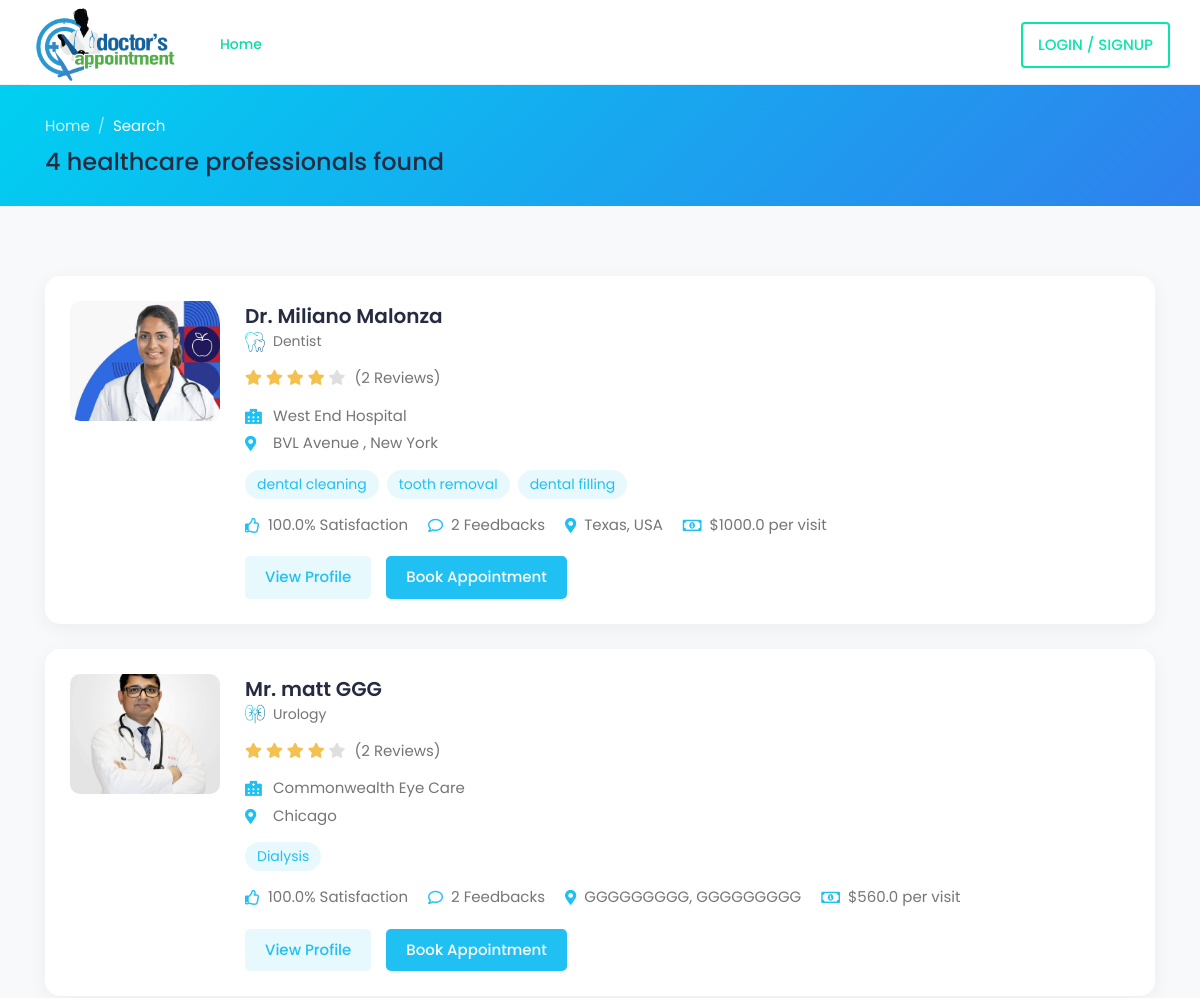
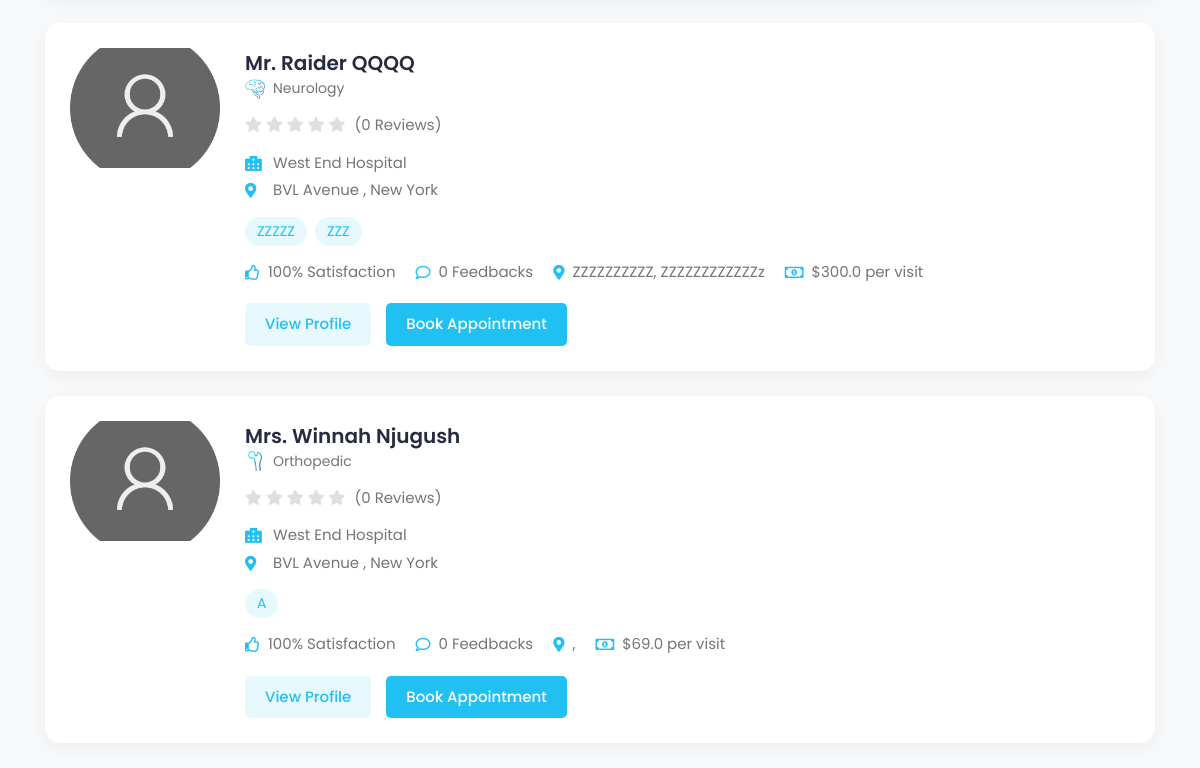
Screenshot of /all-doctors/ with the database file from the repository (2 pictures, top to bottom).
### appointments/models.py (models this page shows, shortened)
class Doctor(models.Model):
	user = models.OneToOneField(User, on_delete=models.CASCADE)
	image = models.ImageField('Profile Image', upload_to='Image/Doctors',
		max_length=500, default='dummy.png')
	first_name = models.CharField('First Name', max_length=50)
	second_name =  models.CharField('Second Name', max_length=50)
	title = models.CharField('Title', max_length=200, default='Dr.')
	phone_no = models.CharField('Phone Number', max_length=50)
	email = models.EmailField('Email', max_length=250)
	gender = models.CharField('Gender', max_length=10)
	d_o_b = models.DateField('Date of Birth', blank=True)
	biography = models.CharField('Biography', max_length=1000, blank=True)
	address_line1 = models.CharField('Address Line 1', max_length=200, blank=True)
	address_line2 = models.CharField('Address Line 2', max_length=200, blank=True)
	country = models.CharField('Country', max_length=100, blank=True)
	county = models.CharField('County', max_length=100, blank=True)
	town = models.CharField('Town', max_length=100, blank=True)
	pricing =  models.FloatField('Amount', default=0.00)
	services = models.CharField('Services', max_length=1000, blank=True)
	specialization = models.CharField('Specialization', max_length=1000, blank=True)
	clinic = models.CharField('Clinic', max_length=100, blank=True)
	clinic_address = models.CharField('Clinic Address', max_length=100, blank=True)
	speciality = models.OneToOneField(Speciality, on_delete=models.CASCADE)
	drclinic = models.ForeignKey(Clinic, on_delete=models.CASCADE)
	''' user, image, first_name, second_name, title, phone_no, email, gender, d_o_b, biography,
	address_line1, address_line2, country, county, town, pricing, services, specialization, clinic,
	clinic_address, speciality'''
	def full_name(self):
		return self.title + " " + self.first_name + " " + self.second_name
	def review(self):
		reviews = Review.objects.filter(appointment__doctor=self.id)
		avg_review = 0
		if reviews.count() > 0:
			sum_review = 0
			for review in reviews:
				sum_review = sum_review + review.rate
			avg_review = sum_review//reviews.count()
		count = {}
		rate_val = avg_review + 1
		for x in range(1,rate_val):
			count.setdefault(x, 'filled')
		for x in range(rate_val,6):
			count.setdefault(x, ' ')
		return count
	def total_reviews(self):
		reviews = Review.objects.filter(appointment__doctor=self.id)
		return reviews.count()
	def service_list(self):
		services = self.services
		return services.split(',')
	def thumbs(self):
		reviews = Review.objects.filter(appointment__doctor=self.id)
		if reviews.count()>0:
			recommends = reviews.filter(recommend=True)
			if recommends.count()>0:
				percentage = recommends.count() / reviews.count() * 100
				return percentage
			else:
				return 0
		else:
			return 100

class Speciality(models.Model):
	name = models.CharField('Name', max_length=100)
	image = models.ImageField('Image', upload_to='Image/Speciality', max_length=500)

class Clinic(models.Model):
	name = models.CharField('Name', max_length=100)
	address = models.CharField('Name', max_length=300)

### hospicesys/views.py (the view)
# urls.py: path('all-doctors/', views.all_doctors, name='all-doctors'),
def all_doctors(request):
	if request.method == 'GET':
		profile = get_profile(request.user)
		doctors = Doctor.objects.all()
		specialities = Speciality.objects.all()
		word = 'All Specialists'
		loc = ''
		return render(request, 'cas/search.html', {'doctors': doctors, 'keyword': word, 'location': loc,
			'profile': profile, 'specialities': specialities})

### hospicesys/views.py (called while the page is built)
def get_profile(user):
	if user.is_authenticated:
		profile = None
		try:
			group = user.groups.get()
			if group.name=='patients_group':
				profile = Patient.objects.get(user=user.id)
			elif group.name=='doctors_group':
				profile = Doctor.objects.get(user=user.id)
			elif user.is_superuser:
				profile = Doctor.objects.get(user=user.id)
			else:
				return profile
			return profile
		except Exception:
			if user.is_superuser:
				profile = Doctor.objects.get(user=user.id)
			return profile
	else:
		return None

### appointments/templates/cas/search.html (shortened to what this page needs)
{% extends "cas/base.html" %}
{% load static %}
{% block css %}
	<link rel="stylesheet" href="{% static 'cas/css/bootstrap-datetimepicker.min.css' %}">
	<link rel="stylesheet" href="{% static 'cas/plugins/select2/css/select2.min.css' %}">
	<link rel="stylesheet" href="{% static 'cas/plugins/fancybox/jquery.fancybox.min.css' %}">
{% endblock %}
{% block content %}
<div class="search-header">
	<div class="container">
		<nav aria-label="breadcrumb">
			<ol class="breadcrumb">
				<li class="breadcrumb-item"><a href="{% url 'index' %}">Home</a></li>
				<li class="breadcrumb-item active" aria-current="page">Search</li>
			</ol>
		</nav>
		<h2 class="search-title">{{doctors.count}} healthcare professionals found</h2>
	</div>
</div>
<div class="content">
	<div class="container">
		<div class="row">
			<div class="col-lg-12">
				{% for doctor in doctors %}
				<div class="doctor-card">
					<div class="doctor-content">
						<div class="doctor-img">
							<a href="{% url 'doctor-profile' doctor.full_name|slugify doctor.id %}">
								<img src="{{doctor.image.url}}" alt="{{doctor.full_name}}">
							</a>
						</div>
						<div class="doctor-info">
							<a href="{% url 'doctor-profile' doctor.full_name|slugify doctor.id %}" class="doctor-name">
								{{doctor.full_name}}
							</a>
							<p class="doctor-speciality">
								<img src="{{doctor.speciality.image.url}}" alt="{{doctor.speciality.name}}">
								{{doctor.speciality.name}}
							</p>
							<div class="rating">
								{% for x, count in doctor.review.items %}
									<i class="fas fa-star {{count}}"></i>
								{% endfor %}
								<span>({{doctor.total_reviews}} Reviews)</span>
							</div>
							<div class="clinic-info">
								<p><i class="fas fa-hospital-alt"></i>{{doctor.drclinic.name}}</p>
								<p><i class="fas fa-map-marker-alt"></i>{{doctor.drclinic.address}}</p>
							</div>
							<div class="services-list">
								{% for x in doctor.service_list %}
									<span class="service-tag">{{x}}</span>
								{% endfor %}
							</div>
							<div class="doctor-stats">
								<div class="stat-item">
									<i class="far fa-thumbs-up"></i>{{doctor.thumbs}}% Satisfaction
								</div>
								<div class="stat-item">
									<i class="far fa-comment"></i>{{doctor.total_reviews}} Feedbacks
								</div>
								<div class="stat-item">
									<i class="fas fa-map-marker-alt"></i>{{doctor.county}}, {{doctor.country}}
								</div>
								<div class="stat-item">
									<i class="far fa-money-bill-alt"></i>${{doctor.pricing}} per visit
								</div>
							</div>
							<div class="doctor-actions">
								<a href="{% url 'doctor-profile' doctor.full_name|slugify doctor.id %}" class="btn-action btn-view">View Profile</a>
								<a href="{% url 'booking' doctor.full_name|slugify doctor.id %}" class="btn-action btn-book">Book Appointment</a>
							</div>
						</div>
					</div>
				</div>
				{% endfor %}
			</div>
		</div>
	</div>
</div>
{% endblock %}

### appointments/templates/cas/search.html (style rules this page uses)
.search-header { background: linear-gradient(135deg, #00d0f1 0%, #2f80ed 100%); padding: 30px 0; color: #fff; margin-bottom: 40px; }
.breadcrumb { background: transparent; padding: 0; margin: 0 0 10px; }
.breadcrumb-item a { color: rgba(255, 255, 255, 0.8); transition: color 0.3s ease; }
.breadcrumb-item.active { color: #fff; }
.breadcrumb-item + .breadcrumb-item::before { color: rgba(255, 255, 255, 0.6); }
.search-title { font-size: 1.5rem; font-weight: 500; margin: 0; }
.doctor-card { background: #fff; border-radius: 15px; box-shadow: 0 5px 20px rgba(0, 0, 0, 0.05); transition: all 0.3s ease; margin-bottom: 25px; overflow: hidden; }
.doctor-content { padding: 25px; display: flex; align-items: flex-start; }
.doctor-img { width: 120px; height: 120px; border-radius: 10px; overflow: hidden; margin-right: 25px; flex-shrink: 0; }
.doctor-img img { width: 100%; height: 100%; object-fit: cover; }
.doctor-info { flex-grow: 1; }
.doctor-name { font-size: 1.25rem; font-weight: 600; color: #272b41; margin-bottom: 8px; text-decoration: none; }
.doctor-speciality { color: #757575; font-size: 0.875rem; margin-bottom: 15px; display: flex; align-items: center; }
.doctor-speciality img { width: 20px; height: 20px; margin-right: 8px; }
.rating { color: #ffd700; margin-bottom: 15px; }
.rating span { color: #757575; margin-left: 5px; }
.clinic-info { margin-bottom: 15px; }
.clinic-info p { color: #757575; margin-bottom: 5px; display: flex; align-items: center; }
.clinic-info i { width: 20px; margin-right: 8px; color: #20c0f3; }
.services-list { display: flex; flex-wrap: wrap; gap: 8px; margin-bottom: 15px; }
.service-tag { background: rgba(32, 192, 243, 0.1); color: #20c0f3; padding: 4px 12px; border-radius: 20px; font-size: 0.875rem; }
.doctor-stats { display: flex; flex-wrap: wrap; gap: 20px; margin-bottom: 20px; }
.stat-item { display: flex; align-items: center; color: #757575; }
.stat-item i { color: #20c0f3; margin-right: 8px; }
.doctor-actions { display: flex; gap: 15px; }
.btn-action { padding: 10px 20px; border-radius: 5px; font-weight: 500; transition: all 0.3s ease; text-decoration: none; }
.btn-view { background: rgba(32, 192, 243, 0.1); color: #20c0f3; }
.btn-book { background: #20c0f3; color: #fff; }

### rows the page displays
Doctor: image (picture), full_name "Dr. Miliano Malonza", speciality.image (picture), speciality.name "Dentist", total_reviews "2", drclinic.name "West End Hospital", drclinic.address "BVL Avenue , New York", service_list "dental cleaning" "tooth removal" "dental filling", thumbs "100.0", county "Texas", country "USA", pricing "1000.0"
Doctor: image (picture), full_name "Mr. matt GGG", speciality.image (picture), speciality.name "Urology", total_reviews "2", drclinic.name "Commonwealth Eye Care", drclinic.address "Chicago", service_list "Dialysis", thumbs "100.0", county "GGGGGGGGG", country "GGGGGGGGG", pricing "560.0"
Doctor: image (placeholder picture), full_name "Mr. Raider QQQQ", speciality.image (picture), speciality.name "Neurology", total_reviews "0", drclinic.name "West End Hospital", drclinic.address "BVL Avenue , New York", service_list "ZZZZZ" "ZZZ", thumbs "100", county "ZZZZZZZZZZ", country "ZZZZZZZZZZZZz", pricing "300.0"
Doctor: image (placeholder picture), full_name "Mrs. Winnah Njugush", speciality.image (picture), speciality.name "Orthopedic", total_reviews "0", drclinic.name "West End Hospital", drclinic.address "BVL Avenue , New York", service_list "A", thumbs "100", pricing "69.0"

### other values shown
{{ doctors.count }} "4"
